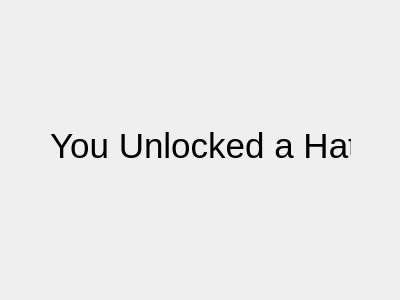
<?xml version="1.0" encoding="UTF-8"?>
<ui version="4.0">
 <class>unlockedHat</class>
 <widget class="QDialog" name="unlockedHat">
  <property name="geometry">
   <rect>
    <x>0</x>
    <y>0</y>
    <width>400</width>
    <height>300</height>
   </rect>
  </property>
  <property name="windowTitle">
   <string>Dialog</string>
  </property>
  <widget class="QLabel" name="label">
   <property name="geometry">
    <rect>
     <x>50</x>
     <y>90</y>
     <width>301</width>
     <height>111</height>
    </rect>
   </property>
   <property name="font">
    <font>
     <pointsize>26</pointsize>
    </font>
   </property>
   <property name="text">
    <string>You Unlocked a Hat</string>
   </property>
  </widget>
 </widget>
 <resources/>
 <connections/>
</ui>
